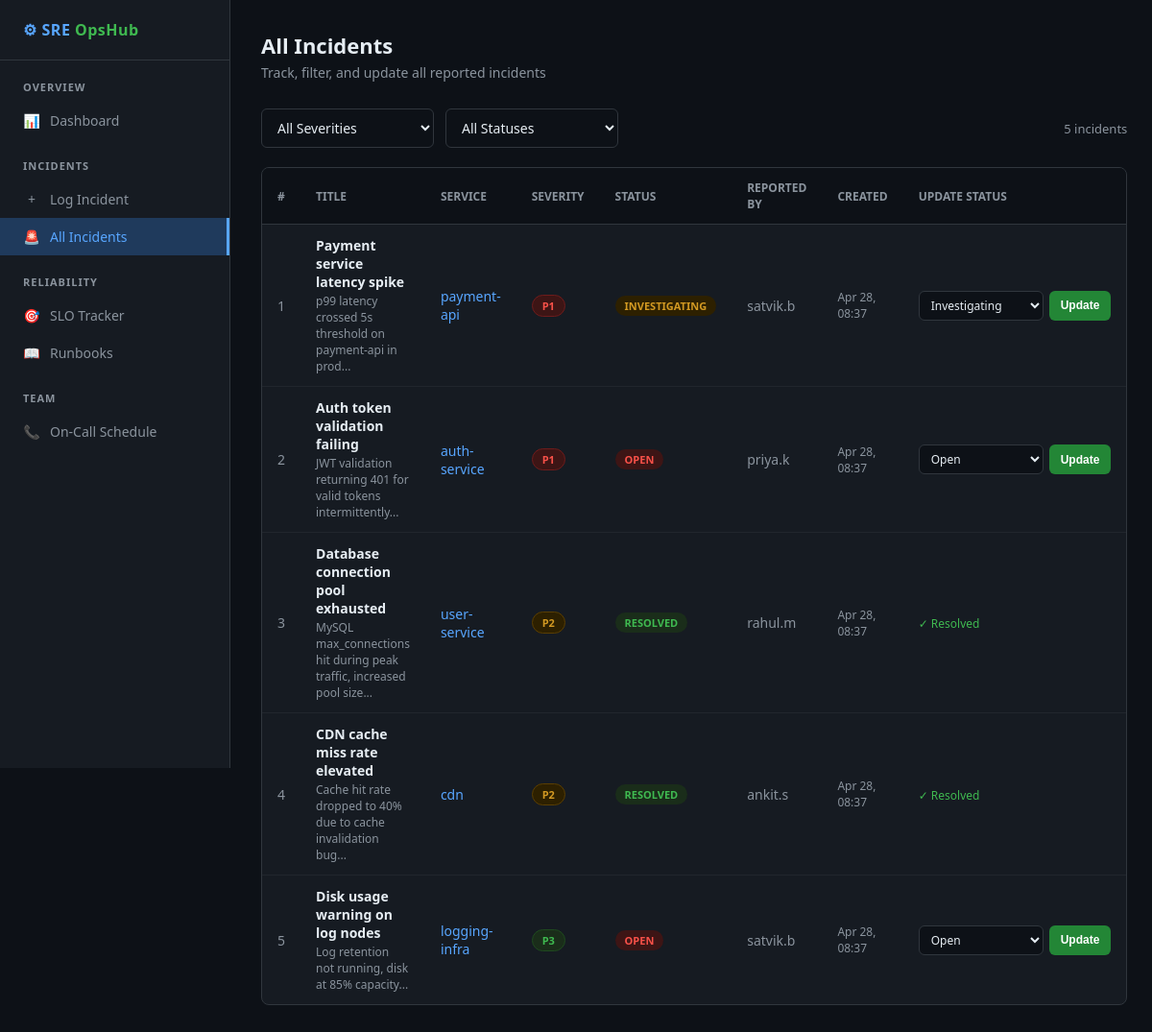
/app/view_incidents.php, run on the app's committed database.
### tables this page shows
CREATE TABLE IF NOT EXISTS incidents (
    id INT AUTO_INCREMENT PRIMARY KEY,
    title VARCHAR(200) NOT NULL,
    severity ENUM('P1','P2','P3') NOT NULL,
    status ENUM('open','investigating','resolved') DEFAULT 'open',
    service VARCHAR(100) NOT NULL,
    description TEXT,
    reported_by VARCHAR(100) NOT NULL,
    created_at TIMESTAMP DEFAULT CURRENT_TIMESTAMP,
    resolved_at TIMESTAMP NULL
);

### app/view_incidents.php (the view, shortened to what this page needs)
<?php
require 'db.php';
$where = [];
$params = [];
$sql = "SELECT * FROM incidents" . ($where ? " WHERE " . implode(" AND ", $where) : "") . " ORDER BY created_at DESC";
$stmt = $pdo->prepare($sql);
$stmt->execute($params);
$incidents = $stmt->fetchAll(PDO::FETCH_ASSOC);
require 'header.php';
?>
<div class="page-header">
    <h1>All Incidents</h1>
    <p>Track, filter, and update all reported incidents</p>
</div>
<div style="display: flex; gap: 12px; margin-bottom: 20px; align-items: center;">
    <form method="GET" style="display: flex; gap: 12px;">
        <select name="severity" onchange="this.form.submit()" style="width:180px;">
            <option value="">All Severities</option>
        </select>
        <select name="status" onchange="this.form.submit()" style="width:180px;">
            <option value="">All Statuses</option>
        </select>
    </form>
    <div style="margin-left: auto; color: #8b949e; font-size: 13px;"><?= count($incidents) ?> incidents</div>
</div>
<div class="table-wrap">
    <table>
        <thead>
            <tr>
                <th>#</th>
                <th>Title</th>
                <th>Service</th>
                <th>Severity</th>
                <th>Status</th>
                <th>Reported By</th>
                <th>Created</th>
                <th>Update Status</th>
            </tr>
        </thead>
        <tbody>
            <?php foreach ($incidents as $inc): ?>
            <tr>
                <td style="color:#8b949e;"><?= $inc['id'] ?></td>
                <td>
                    <div style="font-weight:600;"><?= htmlspecialchars($inc['title']) ?></div>
                    <?php if ($inc['description']): ?>
                    <div style="color:#8b949e; font-size:12px; margin-top:2px;"><?= htmlspecialchars(substr($inc['description'], 0, 80)) ?>...</div>
                    <?php endif; ?>
                </td>
                <td style="color:#58a6ff;"><?= htmlspecialchars($inc['service']) ?></td>
                <td><span class="badge badge-<?= strtolower($inc['severity']) ?>"><?= $inc['severity'] ?></span></td>
                <td><span class="badge badge-<?= $inc['status'] ?>"><?= $inc['status'] ?></span></td>
                <td style="color:#8b949e;"><?= htmlspecialchars($inc['reported_by']) ?></td>
                <td style="color:#8b949e; font-size:12px;"><?= date('M d, H:i', strtotime($inc['created_at'])) ?></td>
                <td>
                    <?php if ($inc['status'] !== 'resolved'): ?>
                    <form method="POST" style="display:flex; gap:6px;">
                        <select name="new_status" style="width:130px; padding:5px 8px; font-size:12px;">
                            <option value="open" <?= $inc['status']==='open'?'selected':'' ?>>Open</option>
                            <option value="investigating" <?= $inc['status']==='investigating'?'selected':'' ?>>Investigating</option>
                        </select>
                        <button type="submit" name="update_status" class="btn btn-primary" style="padding:5px 12px; font-size:12px;">Update</button>
                    </form>
                    <?php else: ?>
                        <span style="color:#3fb950; font-size:12px;">&#10003; Resolved <?= $inc['resolved_at'] ? date('M d', strtotime($inc['resolved_at'])) : '' ?></span>
                    <?php endif; ?>
                </td>
            </tr>
            <?php endforeach; ?>
        </tbody>
    </table>
</div>
<?php require 'footer.php'; ?>

### app/header.php (style rules this page uses)
* { margin: 0; padding: 0; box-sizing: border-box; }
body { font-family: 'Segoe UI', sans-serif; background: #0d1117; color: #e6edf3; display: flex; min-height: 100vh; }
.page-header { margin-bottom: 28px; }
.page-header h1 { font-size: 22px; font-weight: 700; color: #e6edf3; }
.page-header p { color: #8b949e; font-size: 14px; margin-top: 4px; }
.table-wrap { background: #161b22; border: 1px solid #30363d; border-radius: 8px; overflow: hidden; }
table { width: 100%; border-collapse: collapse; }
th { padding: 12px 16px; text-align: left; font-size: 12px; font-weight: 600; color: #8b949e; text-transform: uppercase; background: #0d1117; border-bottom: 1px solid #30363d; }
td { padding: 12px 16px; font-size: 14px; border-bottom: 1px solid #21262d; }
tr:last-child td { border-bottom: none; }
.badge { display: inline-block; padding: 3px 10px; border-radius: 20px; font-size: 11px; font-weight: 700; text-transform: uppercase; }
.badge-p1 { background: #3d1515; color: #f85149; border: 1px solid #6e1c1c; }
.badge-p2 { background: #2d2000; color: #d29922; border: 1px solid #5a3e00; }
.badge-p3 { background: #1a2d1a; color: #3fb950; border: 1px solid #1f4a1f; }
.badge-open { background: #3d1515; color: #f85149; }
.badge-investigating { background: #2d2000; color: #d29922; }
.badge-resolved { background: #1a2d1a; color: #3fb950; }
input, select, textarea { width: 100%; padding: 9px 12px; background: #0d1117; border: 1px solid #30363d; border-radius: 6px; color: #e6edf3; font-size: 14px; font-family: inherit; transition: border 0.2s; }
.btn { padding: 9px 20px; border: none; border-radius: 6px; cursor: pointer; font-size: 14px; font-weight: 600; transition: all 0.2s; }
.btn-primary { background: #238636; color: #fff; }
select option { background: #161b22; }

### data on the page
incidents: id "1", title "Payment service latency spike", description "p99 latency crossed 5s threshold on payment-api in prod", service "payment-api", severity "P1", status "INVESTIGATING", reported_by "satvik.b", created_at "Apr 28, 08:37", new_status "Investigating"
incidents: id "2", title "Auth token validation failing", description "JWT validation returning 401 for valid tokens intermittently", service "auth-service", severity "P1", status "OPEN", reported_by "priya.k", created_at "Apr 28, 08:37", new_status "Open"
incidents: id "3", title "Database connection pool exhausted", description "MySQL max_connections hit during peak traffic, increased pool size", service "user-service", severity "P2", status "RESOLVED", reported_by "rahul.m", created_at "Apr 28, 08:37", shows "✓ Resolved"
incidents: id "4", title "CDN cache miss rate elevated", description "Cache hit rate dropped to 40% due to cache invalidation bug", service "cdn", severity "P2", status "RESOLVED", reported_by "ankit.s", created_at "Apr 28, 08:37", shows "✓ Resolved"
incidents: id "5", title "Disk usage warning on log nodes", description "Log retention not running, disk at 85% capacity", service "logging-infra", severity "P3", status "OPEN", reported_by "satvik.b", created_at "Apr 28, 08:37", new_status "Open"

### other printed values
count($incidents) "5"
